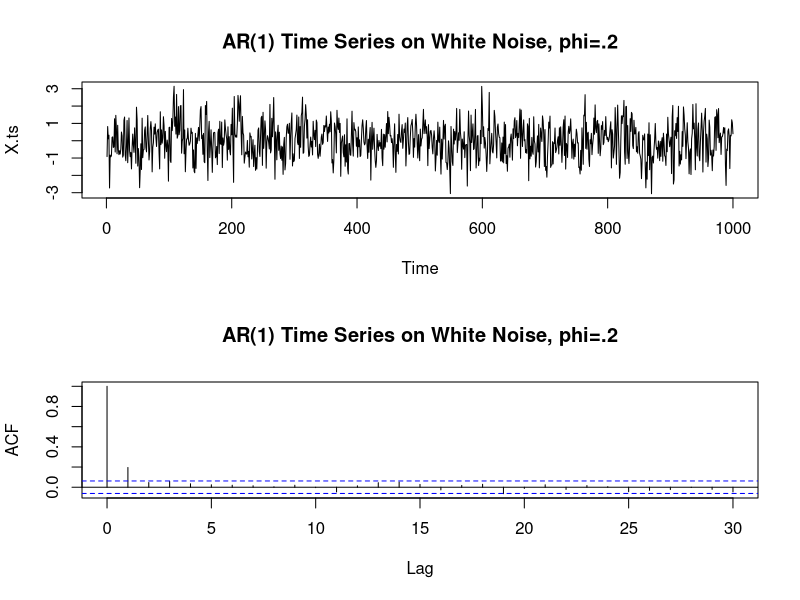

This chart was generated by the following R code:
# Simulation of AR model
set.seed(2016);
N=1000;
X=NULL;
phi = .2;
Z = rnorm(N,0,1);
X[1] = Z[1];
for (t in 2:N) {
  X[t] = Z[t] + phi*X[t-1] ;
}
X.ts = ts(X)
par(mfrow=c(2,1))
plot(X.ts,main="AR(1) Time Series on White Noise, phi=.2")
X.acf = acf(X.ts, main="AR(1) Time Series on White Noise, phi=.2")